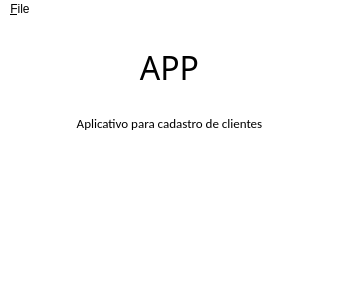
<?xml version="1.0" encoding="UTF-8"?>
<ui version="4.0">
 <class>MainWindow</class>
 <widget class="QMainWindow" name="MainWindow">
  <property name="geometry">
   <rect>
    <x>0</x>
    <y>0</y>
    <width>343</width>
    <height>282</height>
   </rect>
  </property>
  <property name="windowTitle">
   <string>MainWindow</string>
  </property>
  <property name="styleSheet">
   <string notr="true">background-color: white;</string>
  </property>
  <widget class="QWidget" name="centralwidget">
   <layout class="QVBoxLayout" name="verticalLayout">
    <item>
     <widget class="QGroupBox" name="groupBox">
      <property name="styleSheet">
       <string notr="true">color: '#2b2b2b'; border: transparent;</string>
      </property>
      <property name="title">
       <string/>
      </property>
      <widget class="QLabel" name="label">
       <property name="geometry">
        <rect>
         <x>0</x>
         <y>80</y>
         <width>321</width>
         <height>30</height>
        </rect>
       </property>
       <property name="font">
        <font>
         <family>Calibri</family>
         <pointsize>10</pointsize>
        </font>
       </property>
       <property name="text">
        <string>Aplicativo para cadastro de clientes</string>
       </property>
       <property name="alignment">
        <set>Qt::AlignCenter</set>
       </property>
      </widget>
      <widget class="QLabel" name="label_2">
       <property name="geometry">
        <rect>
         <x>0</x>
         <y>19</y>
         <width>321</width>
         <height>41</height>
        </rect>
       </property>
       <property name="font">
        <font>
         <family>Sitka Display</family>
         <pointsize>24</pointsize>
        </font>
       </property>
       <property name="styleSheet">
        <string notr="true">color: '#2b2b2b';</string>
       </property>
       <property name="text">
        <string>APP</string>
       </property>
       <property name="alignment">
        <set>Qt::AlignCenter</set>
       </property>
      </widget>
      <widget class="QPushButton" name="pushButton">
       <property name="geometry">
        <rect>
         <x>90</x>
         <y>170</y>
         <width>131</width>
         <height>31</height>
        </rect>
       </property>
       <property name="cursor">
        <cursorShape>PointingHandCursor</cursorShape>
       </property>
       <property name="styleSheet">
        <string notr="true">background: '#324fff'; color: white; border: none;</string>
       </property>
       <property name="text">
        <string>Fechar</string>
       </property>
      </widget>
     </widget>
    </item>
   </layout>
  </widget>
  <widget class="QMenuBar" name="menubar">
   <property name="geometry">
    <rect>
     <x>0</x>
     <y>0</y>
     <width>343</width>
     <height>21</height>
    </rect>
   </property>
   <widget class="QMenu" name="menu_File">
    <property name="title">
     <string>&amp;File</string>
    </property>
    <addaction name="action_Exit"/>
   </widget>
   <addaction name="menu_File"/>
  </widget>
  <widget class="QStatusBar" name="statusbar"/>
  <action name="action_Exit">
   <property name="text">
    <string>&amp;Exit</string>
   </property>
   <property name="shortcut">
    <string>Ctrl+W</string>
   </property>
  </action>
 </widget>
 <resources/>
 <connections/>
</ui>
